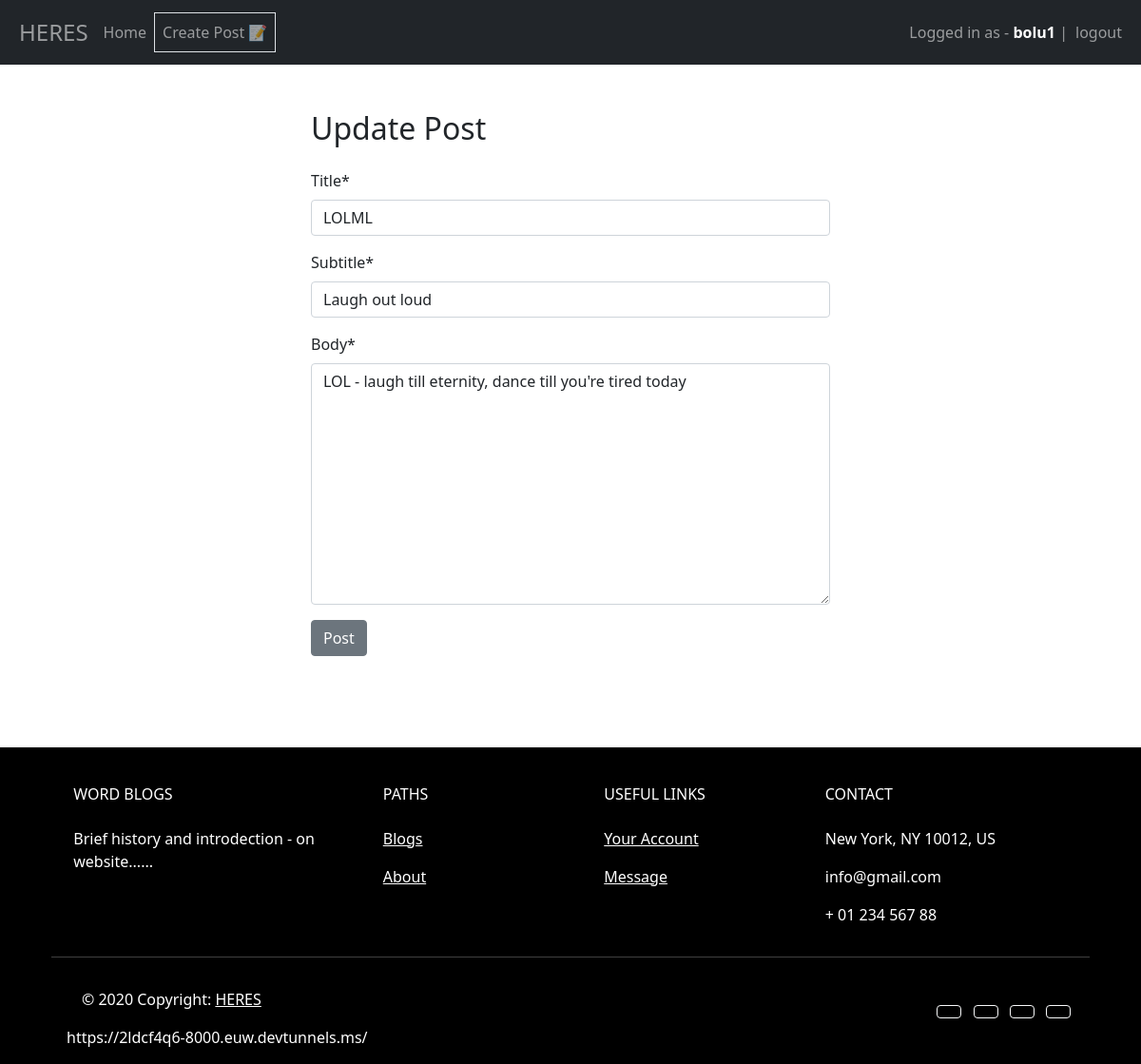
The page /post/12/update/ (signed in) on the database its author committed.
### authapp/models.py (models this page shows, shortened)
class Post(models.Model):
    author = models.ForeignKey(User, on_delete=models.CASCADE)
    title = models.CharField(max_length=100)
    subtitle = models.CharField(max_length=400, default='-')
    body = models.TextField()
    created_at = models.DateTimeField(auto_now_add=True)
    updated_at = models.DateTimeField(auto_now=True)

### authapp/views.py (the view)
# urls.py: path('post/<int:pk>/update/', views.updatePost, name="update_post"),
def updatePost(request, pk):
    recent_post = get_object_or_404(Post, id=pk)
    if recent_post.author != request.user:
        messages.error(request, "You do not have permission to edit this post.")
        return redirect('/home')
    form = PostForm(request.POST or None, instance=recent_post)
    if form.is_valid():
        form.save()
        messages.success(request, "Update Successful")
        return redirect('/home')
    return render(request, "pages/update_post.html", {'form': form})

### authapp/forms.py
class PostForm(forms.ModelForm):
    class Meta:
        model = Post
        fields = ['title','subtitle','body']

### templates/pages/update_post.html (shortened to what this page needs)
{% extends 'base.html' %}
{% block content %}
{% load crispy_forms_tags %}
<div class="container mt-5 d-flex justify-content-center">
  <form action="" method="post" class="w-50">
    <h2 class="mb-4">Update Post</h2>
    <div class="mb-3">
      {{ form|crispy }}
    </div>
    <button type="submit" class="btn btn-secondary mb-5">Post</button>
  </form>
</div>
{% endblock %}

### templates/base.html (shortened to what this page needs)
{% load static %}
<!DOCTYPE html>
<html lang="en">
  <head>
    <link
      href="https://cdn.jsdelivr.net/npm/bootstrap@5.0.2/dist/css/bootstrap.min.css"
      rel="stylesheet"
    />
    <link rel="stylesheet" href="{% static 'css/style.css' %}">
  </head>
  <body>
    <nav class="navbar navbar-expand-lg navbar-dark bg-dark">
      <div class="container-fluid">
        <div>
          <ul class="navbar-nav ul-links">
            <li>
              <a href="/home" class="nav-link brand">HERES</a>
            </li>
            <li class="nav-item">
              <a href="/home" class="nav-link">Home</a>
            </li>
            <li class="nav-item">
              <a href="{% url 'create_post' %}" class="nav-link border">Create Post 📝</a>
            </li>
          </ul>
        </div>
        <div>
          <ul class="navbar-nav">
            {% if user.is_authenticated %}
            <span class="navbar-text">Logged in as - <span style="font-weight: 700; color: white;"> {{ user.username }}</span> | </span>
            <li class="nav-item">
              <a href="/logout" class="nav-link">logout</a>
            </li>
            {% else %}
            <li class="nav-item">
              <a href="/login" class="nav-link">login</a>
            </li>
          </ul>
        </div>
        {% endif %}
      </div>
    </nav>
    <div class="container">
      {% block content %} {% endblock %}</div>
<div class="mt-5">
  <footer
          class="text-center text-lg-start text-white"
          style="background-color: black"
          >
    <div class="container p-4 pb-0">
      <section class="">
        <div class="row">
          <div class="col-md-3 col-lg-3 col-xl-3 mx-auto mt-3">
            <h6 class="text-uppercase mb-4 font-weight-bold">
              Word Blogs
            </h6>
            <p>
              Brief history and introdection - on website......
            </p>
          </div>
          <div class="col-md-2 col-lg-2 col-xl-2 mx-auto mt-3">
            <h6 class="text-uppercase mb-4 font-weight-bold">Paths</h6>
            <p>
              <a href="#" class="text-white">Blogs</a>
            </p>
            <p>
              <a class="text-white">About</a>
            </p>
          </div>
          <div class="col-md-3 col-lg-2 col-xl-2 mx-auto mt-3">
            <h6 class="text-uppercase mb-4 font-weight-bold">
              Useful links
            </h6>
            <p>
              <a class="text-white">Your Account</a>
            </p>
            <p>
              <a class="text-white">Message</a>
            </p>
          </div>
          <div class="col-md-4 col-lg-3 col-xl-3 mx-auto mt-3">
            <h6 class="text-uppercase mb-4 font-weight-bold">Contact</h6>
            <p> New York, NY 10012, US</p>
            <p> info@gmail.com</p>
            <p> + 01 234 567 88</p>
          </div>
        </div>
      </section>
      <hr class="my-3">
      <section class="p-3 pt-0">
        <div class="row d-flex align-items-center">
          <div class="col-md-7 col-lg-8 text-center text-md-start">
            <div class="p-3">
              © 2020 Copyright:
              <a class="text-white" href="https://mdbootstrap.com/"
                 >HERES</a
                >
            </div>
            https://2ldcf4q6-8000.euw.devtunnels.ms/
          </div>
          <div class="col-md-5 col-lg-4 ml-lg-0 text-center text-md-end">
            <a
               class="btn btn-outline-light btn-floating m-1"
               class="text-white"
               role="button"
               ></a>
            <a
               class="btn btn-outline-light btn-floating m-1"
               class="text-white"
               role="button"
               ></a>
            <a
               class="btn btn-outline-light btn-floating m-1"
               class="text-white"
               role="button"
               ></a>
            <a
               class="btn btn-outline-light btn-floating m-1"
               class="text-white"
               role="button"
               ></a>
          </div>
        </div>
      </section>
    </div>
  </footer>
</div>
  </body>
</html>

### static/css/style.css (style rules this page uses)
.brand { font-size: 24px; color: aquamarine; }
.ul-links { align-items: center; }
.nav-link { color: white; }

### rows shown on the page
Post: title "LOLML", subtitle "Laugh out loud", body "LOL - laugh till eternity, dance till you're tired today"

### other values the page prints
{{ user.username }} "bolu1"
